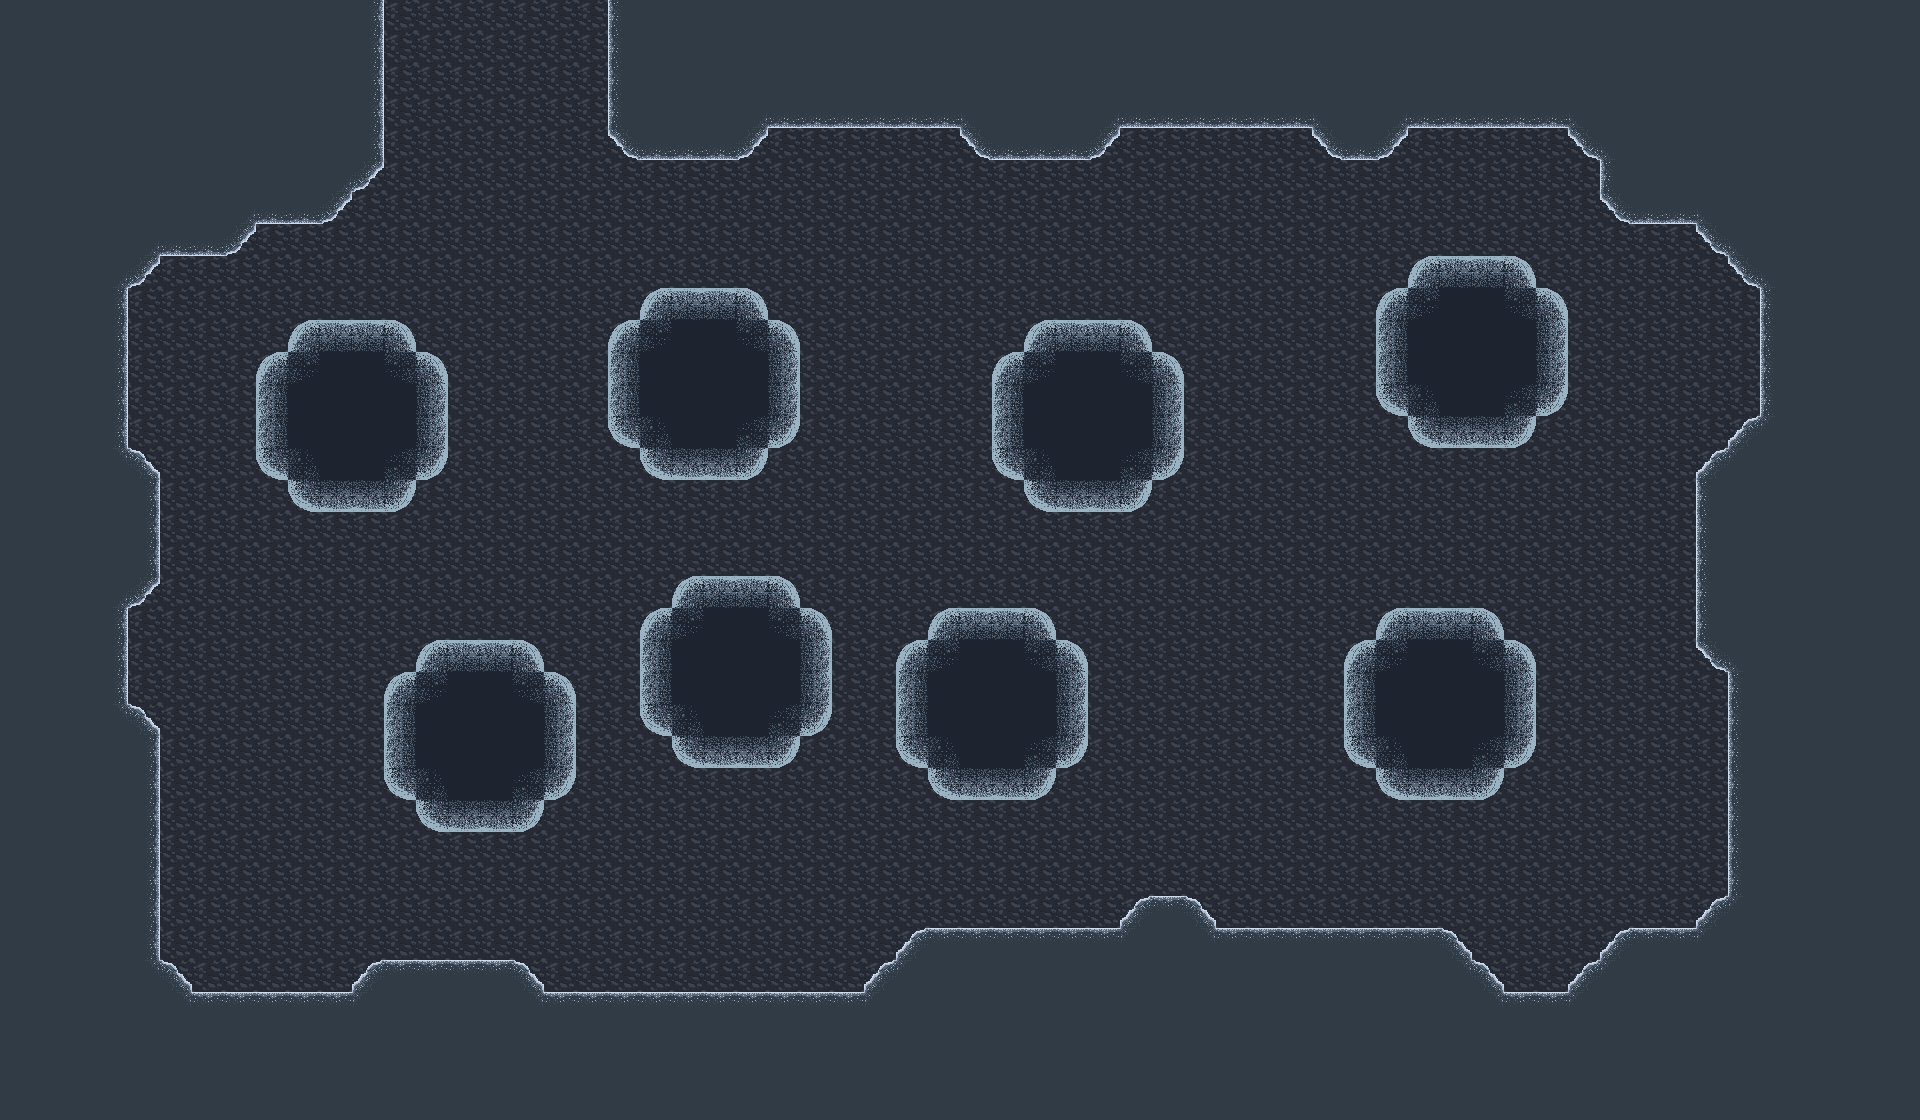

Below is a game level as drawn by its tile map, then a one-line description and the .tmx that defines it (tile-layer data replaced by summaries):
An orthogonal 60x35 tile map with 32x32 px tiles, 3 tile layers (ground, background, walls), 4 tilesets.

<map version="1.2" tiledversion="1.2.3" orientation="orthogonal" renderorder="right-down" width="60" height="35" tilewidth="32" tileheight="32" infinite="0" nextlayerid="12" nextobjectid="1">
 <tileset firstgid="1" name="slopes" tilewidth="32" tileheight="32" tilecount="54" columns="9">
  <image source="Slope1.png" width="288" height="216" />
 </tileset>
 <tileset firstgid="55" name="background" tilewidth="32" tileheight="32" tilecount="121" columns="11">
  <image source="background.png" width="360" height="360" />
 </tileset>
 <tileset firstgid="176" name="rockWall" tilewidth="32" tileheight="32" tilecount="44" columns="4">
  <image source="rockWall.png" width="144" height="360" />
 </tileset>
 <tileset firstgid="220" name="ground" tilewidth="32" tileheight="32" tilecount="16" columns="4">
  <image source="ground.png" width="144" height="144" />
 </tileset>
 <layer id="10" name="ground" width="60" height="35">
  <data>[2100 cells, 1425 non-empty, 14 distinct tile ids]</data>
 </layer>
 <layer id="11" name="background" width="60" height="35">
  <data>[2100 cells, 852 non-empty, 15 distinct tile ids]</data>
 </layer>
 <layer id="9" name="walls" width="60" height="35">
  <data>[2100 cells, 433 non-empty, 27 distinct tile ids]</data>
 </layer>
</map>